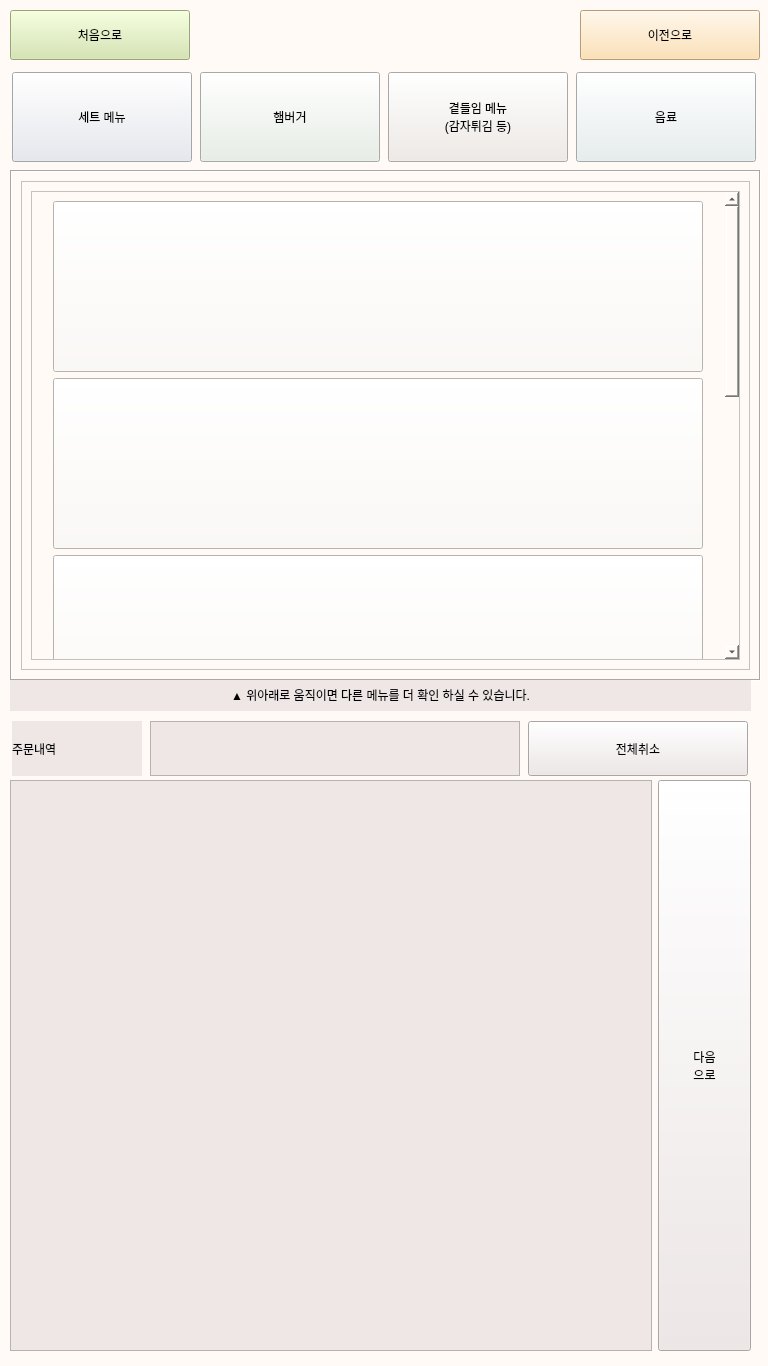
<?xml version="1.0" encoding="UTF-8"?>
<ui version="4.0">
 <class>Form</class>
 <widget class="QWidget" name="Form">
  <property name="geometry">
   <rect>
    <x>0</x>
    <y>0</y>
    <width>768</width>
    <height>1366</height>
   </rect>
  </property>
  <property name="minimumSize">
   <size>
    <width>768</width>
    <height>1366</height>
   </size>
  </property>
  <property name="maximumSize">
   <size>
    <width>768</width>
    <height>1366</height>
   </size>
  </property>
  <property name="windowTitle">
   <string>Form</string>
  </property>
  <property name="styleSheet">
   <string notr="true">background-color: rgb(255, 250, 245);</string>
  </property>
  <widget class="QPushButton" name="Button_back">
   <property name="geometry">
    <rect>
     <x>580</x>
     <y>10</y>
     <width>180</width>
     <height>50</height>
    </rect>
   </property>
   <property name="minimumSize">
    <size>
     <width>180</width>
     <height>50</height>
    </size>
   </property>
   <property name="maximumSize">
    <size>
     <width>180</width>
     <height>50</height>
    </size>
   </property>
   <property name="styleSheet">
    <string notr="true">background-color: rgb(255, 218, 162);
font: 75 19pt &quot;나눔스퀘어&quot;;</string>
   </property>
   <property name="text">
    <string>이전으로</string>
   </property>
  </widget>
  <widget class="QPushButton" name="Button_home">
   <property name="geometry">
    <rect>
     <x>10</x>
     <y>10</y>
     <width>180</width>
     <height>50</height>
    </rect>
   </property>
   <property name="minimumSize">
    <size>
     <width>180</width>
     <height>50</height>
    </size>
   </property>
   <property name="maximumSize">
    <size>
     <width>180</width>
     <height>50</height>
    </size>
   </property>
   <property name="styleSheet">
    <string notr="true">background-color: rgb(210, 229, 168);
font: 75 19pt &quot;나눔스퀘어&quot;;</string>
   </property>
   <property name="text">
    <string>처음으로</string>
   </property>
  </widget>
  <widget class="QStackedWidget" name="basic_Widget">
   <property name="geometry">
    <rect>
     <x>10</x>
     <y>170</y>
     <width>751</width>
     <height>511</height>
    </rect>
   </property>
   <property name="styleSheet">
    <string notr="true"/>
   </property>
   <property name="frameShape">
    <enum>QFrame::Box</enum>
   </property>
   <property name="frameShadow">
    <enum>QFrame::Sunken</enum>
   </property>
   <property name="currentIndex">
    <number>1</number>
   </property>
   <widget class="QWidget" name="page_event">
    <layout class="QGridLayout" name="gridLayout_6">
     <item row="0" column="0">
      <widget class="QScrollArea" name="scroll_event">
       <property name="verticalScrollBarPolicy">
        <enum>Qt::ScrollBarAlwaysOff</enum>
       </property>
       <property name="horizontalScrollBarPolicy">
        <enum>Qt::ScrollBarAlwaysOff</enum>
       </property>
       <property name="widgetResizable">
        <bool>true</bool>
       </property>
       <widget class="QWidget" name="scrollAreaWidgetContents_3">
        <property name="geometry">
         <rect>
          <x>0</x>
          <y>0</y>
          <width>98</width>
          <height>28</height>
         </rect>
        </property>
        <layout class="QGridLayout" name="gridLayout_9"/>
       </widget>
      </widget>
     </item>
    </layout>
   </widget>
   <widget class="QWidget" name="page_set">
    <layout class="QGridLayout" name="gridLayout_4">
     <item row="0" column="0">
      <widget class="QScrollArea" name="scroll_set">
       <property name="verticalScrollBarPolicy">
        <enum>Qt::ScrollBarAlwaysOff</enum>
       </property>
       <property name="horizontalScrollBarPolicy">
        <enum>Qt::ScrollBarAlwaysOff</enum>
       </property>
       <property name="widgetResizable">
        <bool>true</bool>
       </property>
       <widget class="QWidget" name="scrollAreaWidgetContents_5">
        <property name="geometry">
         <rect>
          <x>0</x>
          <y>0</y>
          <width>723</width>
          <height>483</height>
         </rect>
        </property>
        <layout class="QGridLayout" name="gridLayout_12">
         <item row="0" column="0">
          <widget class="QScrollArea" name="scrollArea">
           <property name="widgetResizable">
            <bool>true</bool>
           </property>
           <widget class="QWidget" name="scrollAreaWidgetContents_2">
            <property name="geometry">
             <rect>
              <x>0</x>
              <y>0</y>
              <width>678</width>
              <height>1079</height>
             </rect>
            </property>
            <layout class="QGridLayout" name="gridLayout_2">
             <item row="1" column="0">
              <widget class="QPushButton" name="set_1">
               <property name="minimumSize">
                <size>
                 <width>650</width>
                 <height>171</height>
                </size>
               </property>
               <property name="maximumSize">
                <size>
                 <width>650</width>
                 <height>171</height>
                </size>
               </property>
               <property name="text">
                <string/>
               </property>
              </widget>
             </item>
             <item row="3" column="0">
              <widget class="QPushButton" name="set_3">
               <property name="minimumSize">
                <size>
                 <width>650</width>
                 <height>170</height>
                </size>
               </property>
               <property name="maximumSize">
                <size>
                 <width>671</width>
                 <height>170</height>
                </size>
               </property>
               <property name="text">
                <string/>
               </property>
              </widget>
             </item>
             <item row="6" column="0">
              <widget class="QPushButton" name="set_5">
               <property name="minimumSize">
                <size>
                 <width>650</width>
                 <height>170</height>
                </size>
               </property>
               <property name="maximumSize">
                <size>
                 <width>671</width>
                 <height>170</height>
                </size>
               </property>
               <property name="text">
                <string/>
               </property>
              </widget>
             </item>
             <item row="4" column="0">
              <widget class="QPushButton" name="set_4">
               <property name="minimumSize">
                <size>
                 <width>650</width>
                 <height>170</height>
                </size>
               </property>
               <property name="maximumSize">
                <size>
                 <width>671</width>
                 <height>170</height>
                </size>
               </property>
               <property name="text">
                <string/>
               </property>
              </widget>
             </item>
             <item row="2" column="0">
              <widget class="QPushButton" name="set_2">
               <property name="minimumSize">
                <size>
                 <width>650</width>
                 <height>171</height>
                </size>
               </property>
               <property name="maximumSize">
                <size>
                 <width>650</width>
                 <height>171</height>
                </size>
               </property>
               <property name="text">
                <string/>
               </property>
              </widget>
             </item>
             <item row="7" column="0">
              <widget class="QPushButton" name="set_6">
               <property name="minimumSize">
                <size>
                 <width>650</width>
                 <height>170</height>
                </size>
               </property>
               <property name="maximumSize">
                <size>
                 <width>671</width>
                 <height>170</height>
                </size>
               </property>
               <property name="text">
                <string/>
               </property>
              </widget>
             </item>
            </layout>
           </widget>
          </widget>
         </item>
        </layout>
       </widget>
      </widget>
     </item>
    </layout>
   </widget>
   <widget class="QWidget" name="page_burger">
    <layout class="QGridLayout" name="gridLayout_11">
     <item row="0" column="0">
      <widget class="QScrollArea" name="scroll_drink_3">
       <property name="verticalScrollBarPolicy">
        <enum>Qt::ScrollBarAlwaysOff</enum>
       </property>
       <property name="horizontalScrollBarPolicy">
        <enum>Qt::ScrollBarAlwaysOff</enum>
       </property>
       <property name="widgetResizable">
        <bool>true</bool>
       </property>
       <widget class="QWidget" name="scrollAreaWidgetContents_10">
        <property name="geometry">
         <rect>
          <x>0</x>
          <y>0</y>
          <width>862</width>
          <height>582</height>
         </rect>
        </property>
        <layout class="QGridLayout" name="gridLayout_19">
         <item row="0" column="0">
          <layout class="QGridLayout" name="gridLayout_20">
           <property name="leftMargin">
            <number>10</number>
           </property>
           <property name="topMargin">
            <number>10</number>
           </property>
           <property name="rightMargin">
            <number>10</number>
           </property>
           <property name="bottomMargin">
            <number>20</number>
           </property>
           <property name="horizontalSpacing">
            <number>20</number>
           </property>
           <property name="verticalSpacing">
            <number>10</number>
           </property>
           <item row="0" column="0">
            <widget class="QPushButton" name="pushButton_50">
             <property name="sizePolicy">
              <sizepolicy hsizetype="Minimum" vsizetype="Minimum">
               <horstretch>0</horstretch>
               <verstretch>0</verstretch>
              </sizepolicy>
             </property>
             <property name="minimumSize">
              <size>
               <width>260</width>
               <height>260</height>
              </size>
             </property>
             <property name="text">
              <string>버거</string>
             </property>
            </widget>
           </item>
           <item row="0" column="1">
            <widget class="QPushButton" name="pushButton_51">
             <property name="minimumSize">
              <size>
               <width>260</width>
               <height>260</height>
              </size>
             </property>
             <property name="text">
              <string>버거2</string>
             </property>
            </widget>
           </item>
           <item row="1" column="0">
            <widget class="QPushButton" name="pushButton_52">
             <property name="minimumSize">
              <size>
               <width>260</width>
               <height>260</height>
              </size>
             </property>
             <property name="text">
              <string>버거4</string>
             </property>
            </widget>
           </item>
           <item row="1" column="2">
            <widget class="QPushButton" name="pushButton_53">
             <property name="minimumSize">
              <size>
               <width>260</width>
               <height>260</height>
              </size>
             </property>
             <property name="text">
              <string>버거6</string>
             </property>
            </widget>
           </item>
           <item row="1" column="1">
            <widget class="QPushButton" name="pushButton_54">
             <property name="minimumSize">
              <size>
               <width>260</width>
               <height>260</height>
              </size>
             </property>
             <property name="text">
              <string>버거5</string>
             </property>
            </widget>
           </item>
           <item row="0" column="2">
            <widget class="QPushButton" name="pushButton_55">
             <property name="minimumSize">
              <size>
               <width>260</width>
               <height>260</height>
              </size>
             </property>
             <property name="text">
              <string>버거3</string>
             </property>
            </widget>
           </item>
          </layout>
         </item>
        </layout>
       </widget>
      </widget>
     </item>
    </layout>
   </widget>
   <widget class="QWidget" name="page_side">
    <layout class="QGridLayout" name="gridLayout_8">
     <item row="0" column="0">
      <widget class="QScrollArea" name="scroll_drink_2">
       <property name="verticalScrollBarPolicy">
        <enum>Qt::ScrollBarAlwaysOff</enum>
       </property>
       <property name="horizontalScrollBarPolicy">
        <enum>Qt::ScrollBarAlwaysOff</enum>
       </property>
       <property name="widgetResizable">
        <bool>true</bool>
       </property>
       <widget class="QWidget" name="scrollAreaWidgetContents_9">
        <property name="geometry">
         <rect>
          <x>0</x>
          <y>0</y>
          <width>862</width>
          <height>582</height>
         </rect>
        </property>
        <layout class="QGridLayout" name="gridLayout_17">
         <item row="0" column="0">
          <layout class="QGridLayout" name="gridLayout_18">
           <property name="leftMargin">
            <number>10</number>
           </property>
           <property name="topMargin">
            <number>10</number>
           </property>
           <property name="rightMargin">
            <number>10</number>
           </property>
           <property name="bottomMargin">
            <number>20</number>
           </property>
           <property name="horizontalSpacing">
            <number>20</number>
           </property>
           <property name="verticalSpacing">
            <number>10</number>
           </property>
           <item row="0" column="0">
            <widget class="QPushButton" name="pushButton_44">
             <property name="sizePolicy">
              <sizepolicy hsizetype="Minimum" vsizetype="Minimum">
               <horstretch>0</horstretch>
               <verstretch>0</verstretch>
              </sizepolicy>
             </property>
             <property name="minimumSize">
              <size>
               <width>260</width>
               <height>260</height>
              </size>
             </property>
             <property name="text">
              <string>감자튀김</string>
             </property>
            </widget>
           </item>
           <item row="0" column="1">
            <widget class="QPushButton" name="pushButton_45">
             <property name="minimumSize">
              <size>
               <width>260</width>
               <height>260</height>
              </size>
             </property>
             <property name="text">
              <string>감자튀김2</string>
             </property>
            </widget>
           </item>
           <item row="1" column="0">
            <widget class="QPushButton" name="pushButton_46">
             <property name="minimumSize">
              <size>
               <width>260</width>
               <height>260</height>
              </size>
             </property>
             <property name="text">
              <string>사이드</string>
             </property>
            </widget>
           </item>
           <item row="1" column="2">
            <widget class="QPushButton" name="pushButton_47">
             <property name="minimumSize">
              <size>
               <width>260</width>
               <height>260</height>
              </size>
             </property>
             <property name="text">
              <string>사이드</string>
             </property>
            </widget>
           </item>
           <item row="1" column="1">
            <widget class="QPushButton" name="pushButton_48">
             <property name="minimumSize">
              <size>
               <width>260</width>
               <height>260</height>
              </size>
             </property>
             <property name="text">
              <string>사이드</string>
             </property>
            </widget>
           </item>
           <item row="0" column="2">
            <widget class="QPushButton" name="pushButton_49">
             <property name="minimumSize">
              <size>
               <width>260</width>
               <height>260</height>
              </size>
             </property>
             <property name="text">
              <string>사이드</string>
             </property>
            </widget>
           </item>
          </layout>
         </item>
        </layout>
       </widget>
      </widget>
     </item>
    </layout>
   </widget>
   <widget class="QWidget" name="page_drink">
    <layout class="QGridLayout" name="gridLayout_14">
     <item row="0" column="0">
      <widget class="QScrollArea" name="scroll_drink">
       <property name="verticalScrollBarPolicy">
        <enum>Qt::ScrollBarAlwaysOff</enum>
       </property>
       <property name="horizontalScrollBarPolicy">
        <enum>Qt::ScrollBarAlwaysOff</enum>
       </property>
       <property name="widgetResizable">
        <bool>true</bool>
       </property>
       <widget class="QWidget" name="scrollAreaWidgetContents_8">
        <property name="geometry">
         <rect>
          <x>0</x>
          <y>0</y>
          <width>742</width>
          <height>502</height>
         </rect>
        </property>
        <layout class="QGridLayout" name="gridLayout_16">
         <item row="0" column="0">
          <layout class="QGridLayout" name="gridLayout_15">
           <property name="leftMargin">
            <number>10</number>
           </property>
           <property name="topMargin">
            <number>10</number>
           </property>
           <property name="rightMargin">
            <number>10</number>
           </property>
           <property name="bottomMargin">
            <number>20</number>
           </property>
           <property name="horizontalSpacing">
            <number>20</number>
           </property>
           <property name="verticalSpacing">
            <number>10</number>
           </property>
           <item row="0" column="0">
            <widget class="QPushButton" name="drk_1">
             <property name="sizePolicy">
              <sizepolicy hsizetype="Minimum" vsizetype="Minimum">
               <horstretch>0</horstretch>
               <verstretch>0</verstretch>
              </sizepolicy>
             </property>
             <property name="minimumSize">
              <size>
               <width>220</width>
               <height>220</height>
              </size>
             </property>
             <property name="maximumSize">
              <size>
               <width>220</width>
               <height>220</height>
              </size>
             </property>
             <property name="styleSheet">
              <string notr="true">font: 38pt &quot;NanumSquareRound&quot;;</string>
             </property>
             <property name="text">
              <string>콜라
보통크기</string>
             </property>
            </widget>
           </item>
           <item row="0" column="1">
            <widget class="QPushButton" name="drk_2">
             <property name="minimumSize">
              <size>
               <width>220</width>
               <height>220</height>
              </size>
             </property>
             <property name="maximumSize">
              <size>
               <width>220</width>
               <height>220</height>
              </size>
             </property>
             <property name="styleSheet">
              <string notr="true">font: 38pt &quot;NanumSquareRound&quot;;</string>
             </property>
             <property name="text">
              <string>콜라
큰 크기</string>
             </property>
            </widget>
           </item>
           <item row="1" column="0">
            <widget class="QPushButton" name="drk_4">
             <property name="minimumSize">
              <size>
               <width>220</width>
               <height>220</height>
              </size>
             </property>
             <property name="maximumSize">
              <size>
               <width>220</width>
               <height>220</height>
              </size>
             </property>
             <property name="styleSheet">
              <string notr="true">font: 38pt &quot;NanumSquareRound&quot;;</string>
             </property>
             <property name="text">
              <string>사이다
큰 크기</string>
             </property>
            </widget>
           </item>
           <item row="1" column="2">
            <widget class="QPushButton" name="drk_6">
             <property name="minimumSize">
              <size>
               <width>220</width>
               <height>220</height>
              </size>
             </property>
             <property name="maximumSize">
              <size>
               <width>220</width>
               <height>220</height>
              </size>
             </property>
             <property name="styleSheet">
              <string notr="true">font: 38pt &quot;NanumSquareRound&quot;;</string>
             </property>
             <property name="text">
              <string>포도
쥬스</string>
             </property>
            </widget>
           </item>
           <item row="1" column="1">
            <widget class="QPushButton" name="drk_5">
             <property name="minimumSize">
              <size>
               <width>220</width>
               <height>220</height>
              </size>
             </property>
             <property name="maximumSize">
              <size>
               <width>220</width>
               <height>220</height>
              </size>
             </property>
             <property name="styleSheet">
              <string notr="true">font: 38pt &quot;NanumSquareRound&quot;;</string>
             </property>
             <property name="text">
              <string>오렌지
쥬스</string>
             </property>
            </widget>
           </item>
           <item row="0" column="2">
            <widget class="QPushButton" name="drk_3">
             <property name="minimumSize">
              <size>
               <width>220</width>
               <height>220</height>
              </size>
             </property>
             <property name="maximumSize">
              <size>
               <width>220</width>
               <height>220</height>
              </size>
             </property>
             <property name="styleSheet">
              <string notr="true">font: 38pt &quot;NanumSquareRound&quot;;</string>
             </property>
             <property name="text">
              <string>사이다
보통크기</string>
             </property>
            </widget>
           </item>
          </layout>
         </item>
        </layout>
       </widget>
      </widget>
     </item>
    </layout>
   </widget>
  </widget>
  <widget class="QWidget" name="layoutWidget">
   <property name="geometry">
    <rect>
     <x>10</x>
     <y>71</y>
     <width>751</width>
     <height>92</height>
    </rect>
   </property>
   <layout class="QHBoxLayout" name="horizontalLayout_2">
    <item>
     <widget class="QPushButton" name="Button_set">
      <property name="minimumSize">
       <size>
        <width>180</width>
        <height>90</height>
       </size>
      </property>
      <property name="maximumSize">
       <size>
        <width>180</width>
        <height>90</height>
       </size>
      </property>
      <property name="styleSheet">
       <string notr="true">background-color: rgb(230, 231, 239);
font: 75 28pt &quot;나눔스퀘어&quot;;</string>
      </property>
      <property name="text">
       <string>세트 메뉴</string>
      </property>
     </widget>
    </item>
    <item>
     <widget class="QPushButton" name="Button_burger">
      <property name="minimumSize">
       <size>
        <width>180</width>
        <height>90</height>
       </size>
      </property>
      <property name="maximumSize">
       <size>
        <width>180</width>
        <height>90</height>
       </size>
      </property>
      <property name="styleSheet">
       <string notr="true">background-color: rgb(231, 239, 230);
font: 75 28pt &quot;나눔스퀘어&quot;;</string>
      </property>
      <property name="text">
       <string>햄버거</string>
      </property>
     </widget>
    </item>
    <item>
     <widget class="QPushButton" name="Button_side">
      <property name="minimumSize">
       <size>
        <width>180</width>
        <height>90</height>
       </size>
      </property>
      <property name="maximumSize">
       <size>
        <width>180</width>
        <height>90</height>
       </size>
      </property>
      <property name="styleSheet">
       <string notr="true">background-color: rgb(239, 234, 230);
font: 75 24pt &quot;나눔스퀘어&quot;;</string>
      </property>
      <property name="text">
       <string>곁들임 메뉴
(감자튀김 등)</string>
      </property>
     </widget>
    </item>
    <item>
     <widget class="QPushButton" name="Button_drink">
      <property name="minimumSize">
       <size>
        <width>180</width>
        <height>90</height>
       </size>
      </property>
      <property name="maximumSize">
       <size>
        <width>180</width>
        <height>90</height>
       </size>
      </property>
      <property name="styleSheet">
       <string notr="true">background-color: rgb(230, 238, 239);
font: 75 28pt &quot;나눔스퀘어&quot;;</string>
      </property>
      <property name="text">
       <string>음료</string>
      </property>
     </widget>
    </item>
   </layout>
  </widget>
  <widget class="QWidget" name="layoutWidget_2">
   <property name="geometry">
    <rect>
     <x>10</x>
     <y>780</y>
     <width>741</width>
     <height>571</height>
    </rect>
   </property>
   <layout class="QGridLayout" name="gridLayout_3">
    <item row="0" column="0">
     <widget class="QScrollArea" name="scroll_basket">
      <property name="styleSheet">
       <string notr="true">background-color: rgb(239, 230, 230);</string>
      </property>
      <property name="verticalScrollBarPolicy">
       <enum>Qt::ScrollBarAlwaysOff</enum>
      </property>
      <property name="horizontalScrollBarPolicy">
       <enum>Qt::ScrollBarAlwaysOff</enum>
      </property>
      <property name="widgetResizable">
       <bool>true</bool>
      </property>
      <property name="alignment">
       <set>Qt::AlignLeading|Qt::AlignLeft|Qt::AlignTop</set>
      </property>
      <widget class="QWidget" name="scrollAreaWidgetContents_4">
       <property name="geometry">
        <rect>
         <x>0</x>
         <y>0</y>
         <width>650</width>
         <height>567</height>
        </rect>
       </property>
       <property name="minimumSize">
        <size>
         <width>650</width>
         <height>0</height>
        </size>
       </property>
       <property name="maximumSize">
        <size>
         <width>650</width>
         <height>16777215</height>
        </size>
       </property>
       <layout class="QVBoxLayout" name="verticalLayout">
        <item>
         <layout class="QVBoxLayout" name="Layout_basket">
          <property name="spacing">
           <number>7</number>
          </property>
          <property name="sizeConstraint">
           <enum>QLayout::SetDefaultConstraint</enum>
          </property>
         </layout>
        </item>
        <item>
         <widget class="QWidget" name="widget" native="true">
          <property name="minimumSize">
           <size>
            <width>620</width>
            <height>100</height>
           </size>
          </property>
          <property name="maximumSize">
           <size>
            <width>620</width>
            <height>100</height>
           </size>
          </property>
         </widget>
        </item>
       </layout>
      </widget>
     </widget>
    </item>
    <item row="0" column="1">
     <widget class="QPushButton" name="btn_pay">
      <property name="minimumSize">
       <size>
        <width>93</width>
        <height>200</height>
       </size>
      </property>
      <property name="maximumSize">
       <size>
        <width>93</width>
        <height>2000</height>
       </size>
      </property>
      <property name="styleSheet">
       <string notr="true">background-color: rgb(239, 230, 230);
font: 20pt &quot;나눔스퀘어&quot;;</string>
      </property>
      <property name="text">
       <string>다음
으로</string>
      </property>
     </widget>
    </item>
   </layout>
  </widget>
  <widget class="QLabel" name="label_2">
   <property name="geometry">
    <rect>
     <x>10</x>
     <y>680</y>
     <width>741</width>
     <height>31</height>
    </rect>
   </property>
   <property name="maximumSize">
    <size>
     <width>16777215</width>
     <height>60</height>
    </size>
   </property>
   <property name="styleSheet">
    <string notr="true">font: 20pt &quot;나눔스퀘어&quot;;
background-color: rgb(239, 230, 230);</string>
   </property>
   <property name="text">
    <string>&lt;html&gt;&lt;head/&gt;&lt;body&gt;&lt;p align=&quot;center&quot;&gt;▲ 위아래로 움직이면 다른 메뉴를 더 확인 하실 수 있습니다.&lt;/p&gt;&lt;/body&gt;&lt;/html&gt;</string>
   </property>
  </widget>
  <widget class="QWidget" name="layoutWidget">
   <property name="geometry">
    <rect>
     <x>10</x>
     <y>720</y>
     <width>741</width>
     <height>57</height>
    </rect>
   </property>
   <layout class="QHBoxLayout" name="horizontalLayout">
    <item>
     <widget class="QLabel" name="label">
      <property name="minimumSize">
       <size>
        <width>130</width>
        <height>55</height>
       </size>
      </property>
      <property name="maximumSize">
       <size>
        <width>130</width>
        <height>55</height>
       </size>
      </property>
      <property name="styleSheet">
       <string notr="true">font: 25pt &quot;나눔스퀘어&quot;;
background-color: rgb(239, 230, 230);</string>
      </property>
      <property name="text">
       <string>주문내역</string>
      </property>
     </widget>
    </item>
    <item>
     <widget class="QTextEdit" name="all_price">
      <property name="minimumSize">
       <size>
        <width>370</width>
        <height>55</height>
       </size>
      </property>
      <property name="maximumSize">
       <size>
        <width>370</width>
        <height>55</height>
       </size>
      </property>
      <property name="styleSheet">
       <string notr="true">font: 22pt &quot;나눔스퀘어&quot;;
background-color: rgb(239, 230, 230);</string>
      </property>
     </widget>
    </item>
    <item>
     <widget class="QPushButton" name="all_cancel">
      <property name="minimumSize">
       <size>
        <width>220</width>
        <height>55</height>
       </size>
      </property>
      <property name="maximumSize">
       <size>
        <width>220</width>
        <height>55</height>
       </size>
      </property>
      <property name="styleSheet">
       <string notr="true">background-color: rgb(239, 230, 230);
font: 25pt &quot;나눔스퀘어&quot;;</string>
      </property>
      <property name="text">
       <string>전체취소</string>
      </property>
     </widget>
    </item>
   </layout>
  </widget>
 </widget>
 <resources/>
 <connections/>
</ui>
